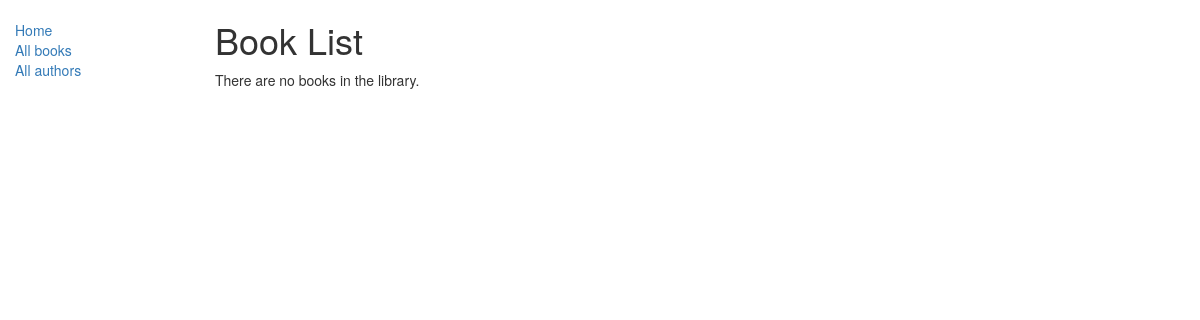
Before: /catalog/books/ with the older database file.
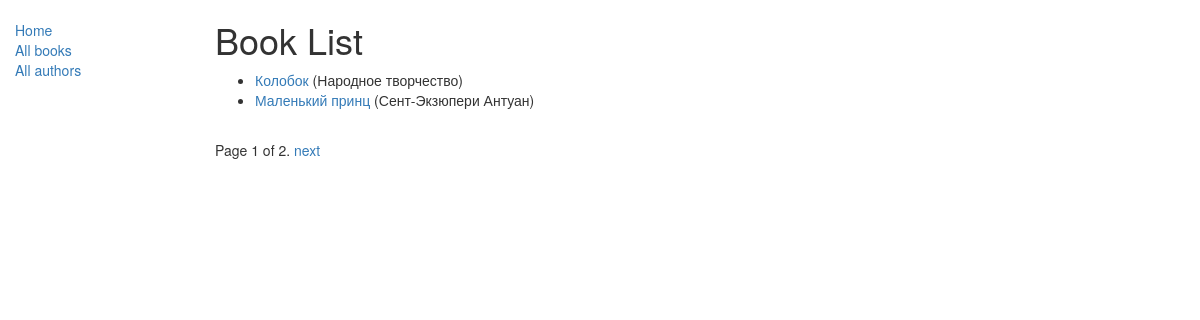
After: the same page with the newer database file.
### catalog/models.py (models this page shows, shortened)
class Book(models.Model):
    title = models.CharField(max_length=200)
    author = models.ForeignKey('Author', on_delete=models.SET_NULL, null=True)
    summary = models.TextField(max_length=1000, help_text='Описание книги')
    isbn = models.CharField('ISBN', max_length=13, help_text='13 Символов')
    genre = models.ManyToManyField(Genre, help_text='Выбирите жанры книги')
    language = models.ForeignKey('Language', on_delete=models.SET_NULL, null=True)
    def display_genre(self):
        return ', '.join([ genre.name for genre in self.genre.all()[:3]])
    display_genre.short_description = 'Genre'

class Author(models.Model):
    first_name = models.CharField(max_length=200)
    last_name = models.CharField(max_length=200)
    date_of_birth = models.DateField(null=True, blank=True)
    date_of_death = models.DateField('Died', null=True, blank=True)
    def __str__(self):
        return '%s %s' % (self.last_name, self.first_name)

### catalog/views.py (the view)
# urls.py: path('books/', views.BookListView.as_view(), name='books'),
class BookListView(generic.ListView):
    model = Book
    paginate_by = 2

### templates/catalog/book_list.html
{% extends "base.html" %}
{% block content %}
    <h1>Book List</h1>
    {% if book_list %}
    <ul>
      {% for book in book_list %}
      <li>
        <a href="{% url 'book_detail' book.pk %}">{{ book.title }}</a> ({{book.author}})
      </li>
      {% endfor %}
    </ul>
    {% else %}
      <p>There are no books in the library.</p>
    {% endif %}
{% endblock %}

### templates/base.html (shortened to what this page needs)
<!doctype html>
<html lang="en">
  <head>
    <link
      rel="stylesheet"
      href="https://maxcdn.bootstrapcdn.com/bootstrap/3.3.7/css/bootstrap.min.css  " />
    {% load static %}
    <link rel="stylesheet" href="{% static 'css/styles.css' %}" />
  </head>
  <body>
    <div class="container-fluid">
      <div class="row">
        <div class="col-sm-2">
          {% block sidebar %}
            <ul class="sidebar-nav">
              <li><a href="{% url 'index' %}">Home</a></li>
              <li><a href="{% url 'books' %}">All books</a></li>
              <li><a href="{% url 'authors' %}">All authors</a></li>
            </ul>
          {% endblock %}
        </div>
        <div class="col-sm-10 ">
            {% block content %}{% endblock %}
            {% block pagination %}
                {% if is_paginated %}
                  <div class="pagination">
                    <span class="page-links">
                      <span class="page-current">
                        Page {{ page_obj.number }} of {{ page_obj.paginator.num_pages }}.
                      </span>
                      {% if page_obj.has_next %}
                        <a href="{{ request.path }}?page={{ page_obj.next_page_number }}">next</a>
                      {% endif %}
                    </span>
                  </div>
                {% endif %}
            {% endblock %}
        </div>
      </div>
    </div>
  </body>
</html>

### catalog/static/css/styles.css (style rules this page uses)
.sidebar-nav { margin-top: 20px; padding: 0; list-style: none; }

Changed rows visible on the page:
added Book: title "Колобок", author "Народное творчество"
added Book: title "Маленький принц", author "Сент-Экзюпери Антуан"
Other visible differences:
{{ page_obj.number }}: (not shown) → "1"
{{ page_obj.paginator.num_pages }}: (not shown) → "2"
text no longer shown: "There are no books in the library."
text now shown: "Page of . next"
